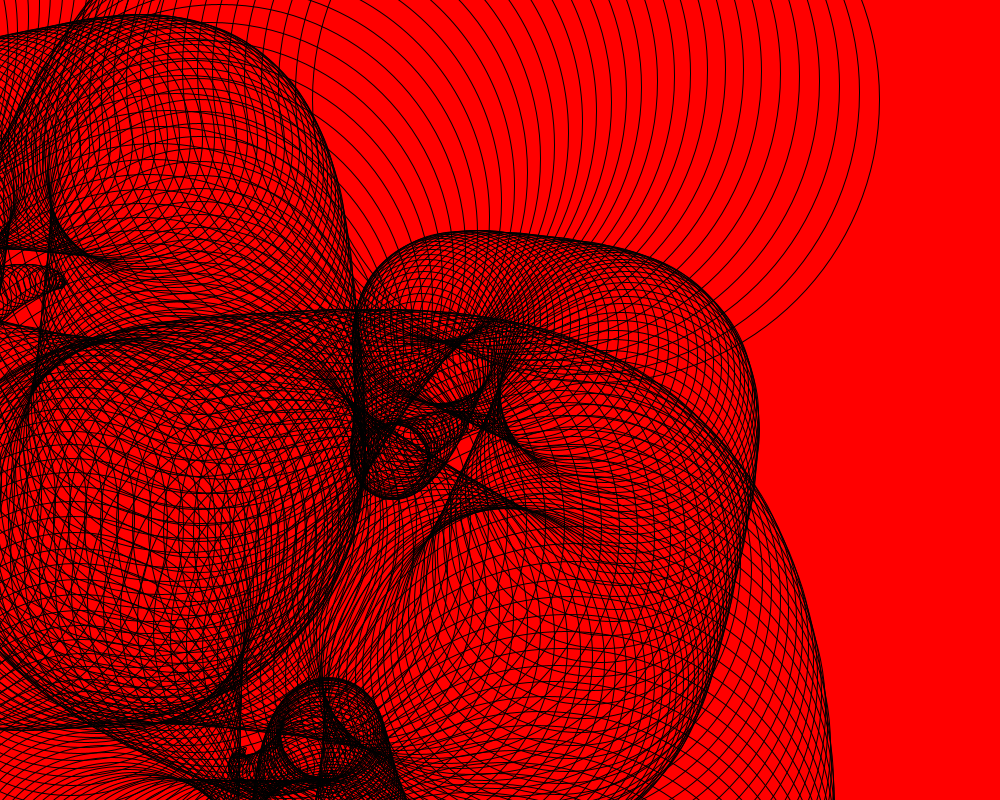
Frame 1 (no input)
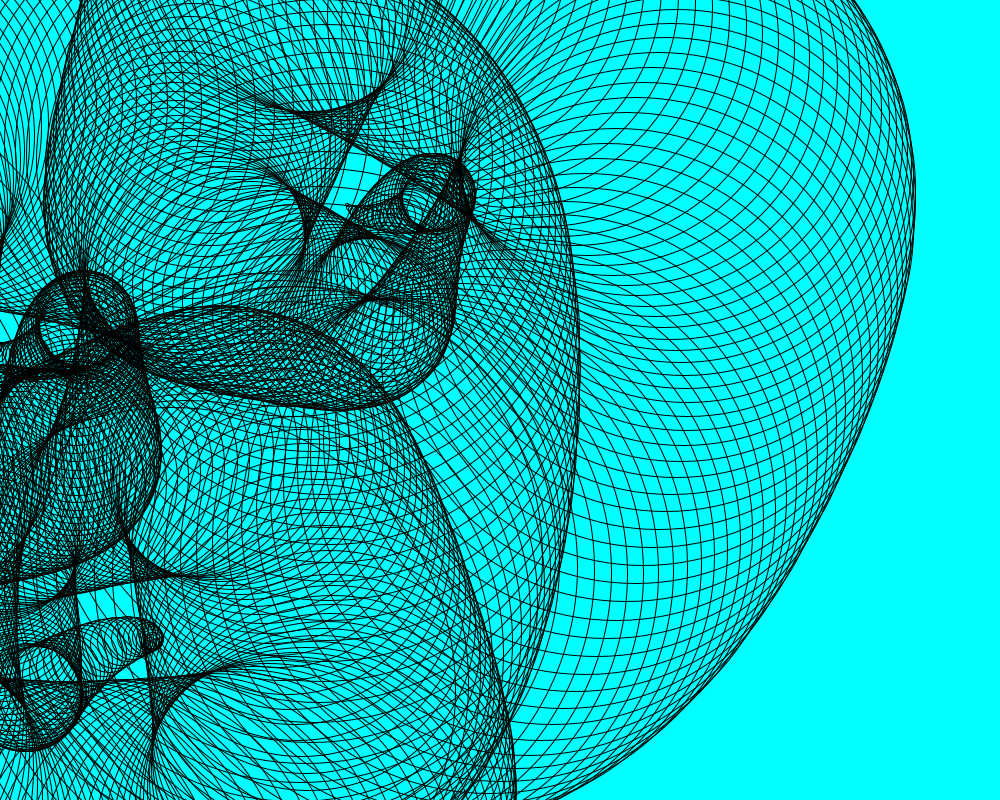
Frame 60 (the mouse pressed at the canvas centre just before this capture)
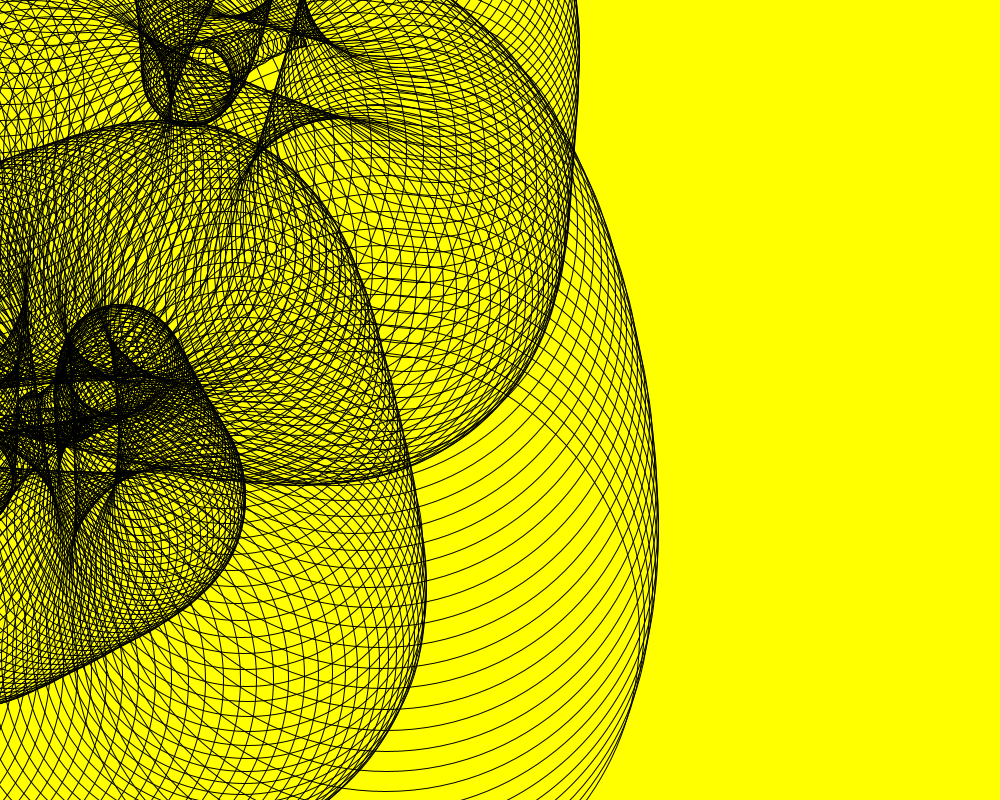
Frame 120 (the mouse held since frame 60 and released just before this capture)

The Processing sketch that drew these frames (run headless with seeded random() and noise(); from frame 60 on, the mouse is pressed at the canvas centre):

// Processing sketch: sketch_240814f
// ── sketch_240814f.pde
int numOfNautilus = 3;
int numOfSpirals = 190;
float[] angles;
float[] speeds;
PVector[] positions;
PVector[] velocities;
color[] colors;
color[] bgColors;
int bpm = 123; // Beats por minuto
int interval; // Intervalo en milisegundos entre cada cambio de fondo
int lastChangeTime; // Tiempo del último cambio de fondo
int bgColorIndex = 0; // Índice del color de fondo actual

void setup() {
  size(1000, 800);
  noFill();
  strokeWeight(1);
  
  // Calcular el intervalo de tiempo entre beats en milisegundos
  interval = int(60000 / bpm);
  lastChangeTime = millis(); // Registrar el tiempo inicial
  
  // Inicializar arrays
  angles = new float[numOfNautilus];
  speeds = new float[numOfNautilus];
  positions = new PVector[numOfNautilus];
  velocities = new PVector[numOfNautilus];
  
  // Definir los colores de los Nautilus (Negros)
  colors = new color[] {
    color(0), // Negro
    color(0),
    color(0),
    color(0)
  };
  
  // Definir los colores del fondo
  bgColors = new color[] {
    color(255, 0, 0, 100),   // Rojo brillante, transparente
    color(0, 255, 0, 100),   // Verde brillante, transparente
    color(0, 0, 255, 100),   // Azul brillante, transparente
    color(255, 255, 0, 100), // Amarillo brillante, transparente
    color(255, 0, 255, 100), // Magenta brillante, transparente
    color(0, 255, 255, 100)  // Cian brillante, transparente
  };
  
  // Configurar los Nautilus
  for (int i = 0; i < numOfNautilus; i++) {
    angles[i] = random(TWO_PI);
    speeds[i] = random(0.05, 0.02);
    positions[i] = new PVector(random(width), random(height));
    velocities[i] = new PVector(random(-5, 5), random(-5, 5));
  }
  
  // Usar el modo de color HSB para gestionar los colores
  colorMode(HSB, 360, 100, 100);
}

void draw() {
  // Comprobar si ha pasado suficiente tiempo para cambiar el fondo
  if (millis() - lastChangeTime >= interval) {
    bgColorIndex = (bgColorIndex + 1) % bgColors.length; // Cambiar al siguiente color en el arreglo
    lastChangeTime = millis(); // Actualizar el tiempo del último cambio
  }
  
  background(bgColors[bgColorIndex]); // Establecer el fondo con el color actual
  
  for (int i = 0; i < numOfNautilus; i++) {
    // Mover las posiciones agresivamente
    positions[i].add(velocities[i]);
    
    // Rebotar en los bordes
    if (positions[i].x < 0 || positions[i].x > width) {
      velocities[i].x *= -1;
    }
    if (positions[i].y < 0 || positions[i].y > height) {
      velocities[i].y *= -1;
    }
    
    pushMatrix();
    translate(positions[i].x, positions[i].y);
    drawNautilus(angles[i]);
    popMatrix();
    
    // Actualizar ángulo para la animación
    angles[i] += speeds[i];
  }
}

void drawNautilus(float angle) {
  float angleOffset = angle;
  
  for (int i = 0; i < numOfSpirals; i++) {
    float radius = i * 2;
    float x = radius * cos(angleOffset);
    float y = radius * sin(angleOffset);
    
    // Ondulaciones estilo Gaudí
    float waveX = sin(i * 0.15 + angle) * 20; // Incrementar las ondulaciones
    float waveY = cos(i * 0.15 + angle) * 20; // Incrementar las ondulaciones
    
    // Deformaciones asimétricas
    float gaudiDeformX = sin(i * 0.1 + angle) * 10 + cos(i * 0.05) * 15;
    float gaudiDeformY = cos(i * 0.1 + angle) * 10 + sin(i * 0.05) * 15;
    
    // Color negro para los Nautilus
    stroke(colors[i % colors.length]);
    
    // Dibujar las formas deformadas
    ellipse(x + waveX + gaudiDeformX, y + waveY + gaudiDeformY, radius * 1.5, radius * 1.5);
    
    angleOffset += 0.05;
  }
}
